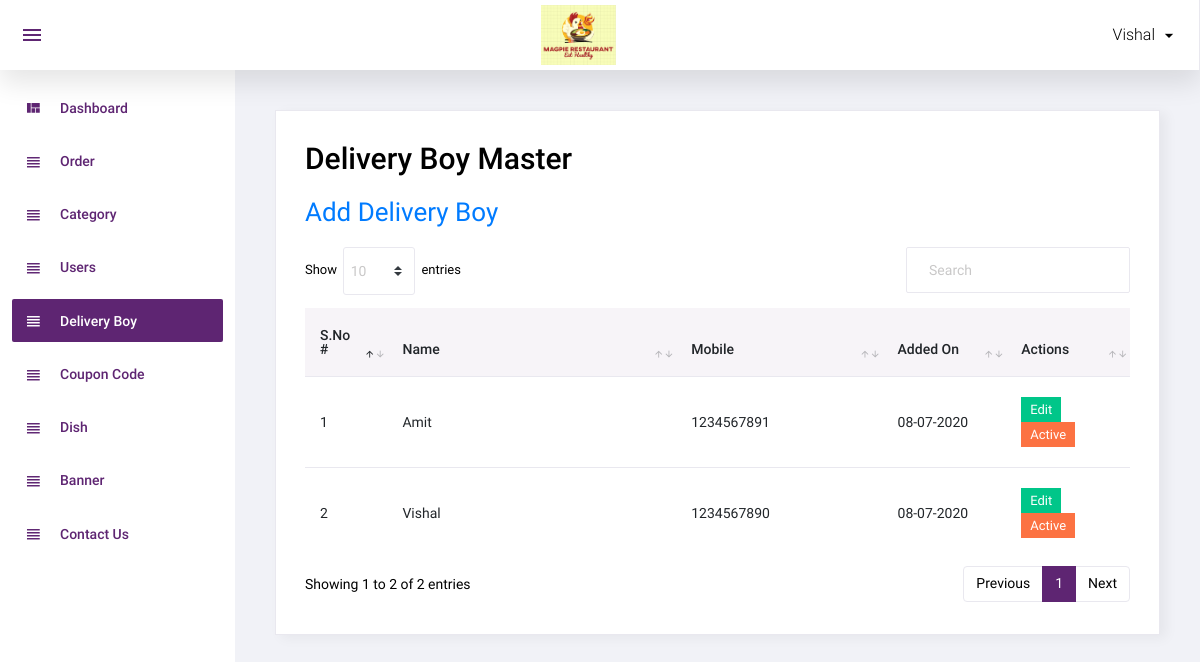
Page /admin/delivery_boy.php (signed in) on the committed database.
### tables this page shows
CREATE TABLE `delivery_boy` (
  `id` int(11) NOT NULL,
  `name` varchar(50) NOT NULL,
  `mobile` varchar(50) NOT NULL,
  `password` varchar(50) NOT NULL,
  `status` int(11) NOT NULL,
  `added_on` datetime NOT NULL
);

### admin/delivery_boy.php (the view, shortened to what this page needs)
<?php
include('top.php');
$sql = "select * from delivery_boy order by id desc";
$res = mysqli_query($con, $sql);
?>
<div class="card">
	<div class="card-body">
		<h1 class="grid_title">Delivery Boy Master</h1>
		<a href="manage_delivery_boy.php" class="add_link">Add Delivery Boy</a>
		<div class="row grid_box">
			<div class="col-12">
				<div class="table-responsive">
					<table id="order-listing" class="table">
						<thead>
							<tr>
								<th width="10%">S.No #</th>
								<th width="35%">Name</th>
								<th width="25%">Mobile</th>
								<th width="15%">Added On</th>
								<th width="20%">Actions</th>
							</tr>
						</thead>
						<tbody>
							<?php if (mysqli_num_rows($res) > 0) {
								$i = 1;
								while ($row = mysqli_fetch_assoc($res)) {
							?>
									<tr>
										<td><?php echo $i ?></td>
										<td><?php echo $row['name'] ?></td>
										<td><?php echo $row['mobile'] ?></td>
										<td>
											<?php
											$dateStr = strtotime($row['added_on']);
											echo date('d-m-Y', $dateStr);
											?>
										</td>
										<td>
											<a href="manage_delivery_boy.php?id=<?php echo $row['id'] ?>"><label class="badge badge-success hand_cursor">Edit</label></a>&nbsp;
											<?php
											if ($row['status'] == 1) {
											?>
												<a href="?id=<?php echo $row['id'] ?>&type=deactive"><label class="badge badge-danger hand_cursor">Active</label></a>
											<?php
											} else {
											?>
												<a href="?id=<?php echo $row['id'] ?>&type=active"><label class="badge badge-info hand_cursor">Deactive</label></a>
											<?php
											}
											?>
										</td>
									</tr>
								<?php
									$i++;
								}
							} else { ?>
								<tr>
									<td colspan="5">No data found</td>
								</tr>
							<?php } ?>
						</tbody>
					</table>
				</div>
			</div>
		</div>
	</div>
</div>
<?php include('footer.php'); ?>

### rows in the picture
delivery_boy: name "Amit", mobile "1234567891", added_on "08-07-2020"
delivery_boy: name "Vishal", mobile "1234567890", added_on "08-07-2020"

### other values in the picture
$_SESSION['ADMIN_USER'] "Vishal"
